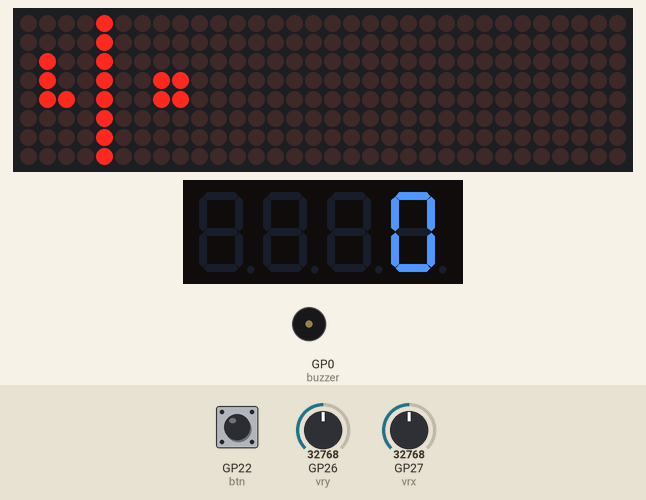
Recording of a program running on a simulated Raspberry Pi Pico running MicroPython. Parts: 32×8 LED matrix, 4-digit seven-segment display, buzzer (waves = sounding, pin HIGH). The inputs (shaded band) are chosen by the test bench; at power-on: GP27 (vrx) = 32768, GP22 (btn) HIGH, GP26 (vry) = 32768 (analog values on the 0–65535 scale). Random numbers come from a fixed seed; which way up the LED matrix modules are mounted is assumed.

Above: at 1.5 s.
1.6 s: GP27 (vrx) set to 61655
At 2.6 s:
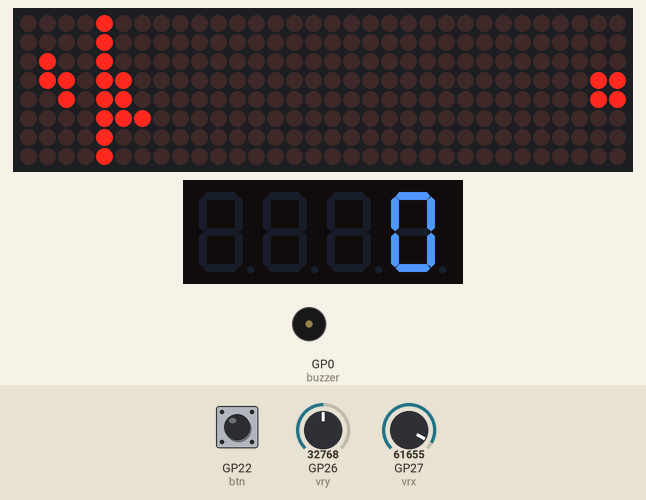
3.7 s: GP22 (btn) pulled LOW for 3.2 s
At 4.21 s:
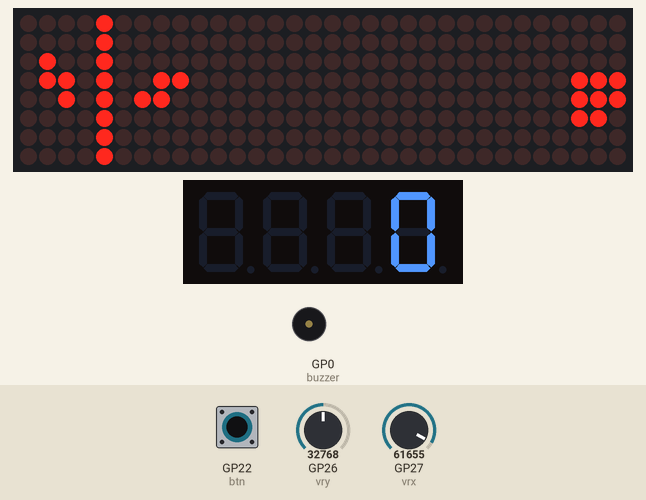
7.5 s: GP22 (btn) pulled LOW for 0.15 s
At 13.7 s:
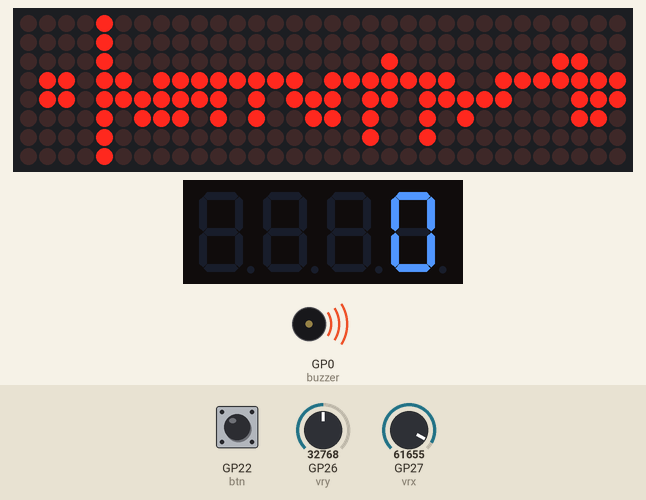
Timing chart, 0 to 14.2 s (numbered marks = the images above; inputs shaded):
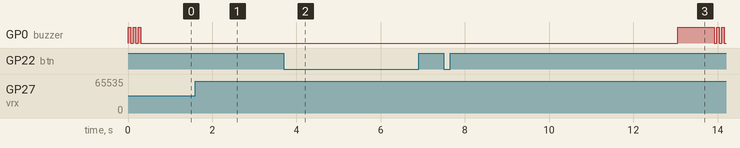

The program:

TETRIS.py
```python
from machine import Pin, SPI, ADC
import time
import random
import max7219
import tm1637

# ================= DISPLAY SETUP =================
spi = SPI(1, baudrate=10000000, sck=Pin(14), mosi=Pin(11))
cs = Pin(13, Pin.OUT)
d = max7219.Matrix8x8(spi, cs, 4)
d.brightness(2)

# ================= HW-069 SCOREBOARD SETUP =================
tm = tm1637.TM1637(clk=Pin(2), dio=Pin(3))
tm.brightness(2)
score = 0
tm.number(score)

# ================= HARDWARE SETUP =================
vrx = ADC(27)
vry = ADC(26)
btn = Pin(22, Pin.IN, Pin.PULL_UP)

buzzer = Pin(0, Pin.OUT)
buzzer.value(0)

W, H = 8, 32 # Game board setup (8 columns x 32 rows)
board = [[0]*W for _ in range(H)]

# ================= THE 7 CLASSIC SHAPES =================
SHAPES = [
    [(0,0), (1,0), (2,0), (3,0)],  # I
    [(0,0), (1,0), (0,1), (1,1)],  # O
    [(-1,0), (0,0), (1,0), (0,1)], # T
    [(0,0), (1,0), (2,0), (0,1)],  # L
    [(0,0), (1,0), (2,0), (2,1)],  # J
    [(0,1), (1,1), (1,0), (2,0)],  # S
    [(0,0), (1,0), (1,1), (2,1)],  # Z
]

# ================= SOUND EFFECTS =================
def play_sound(duration, count=1, delay=0.05):
    for _ in range(count):
        buzzer.value(1)
        time.sleep(duration)
        buzzer.value(0)
        if count > 1:
            time.sleep(delay)

def new_piece():
    shape = random.choice(SHAPES)
    return {"x": 3, "y": 5, "shape": shape}

# Initialize game pieces
piece = new_piece()
next_piece = new_piece()
fall_speed = 400

def collide(px, py, shape):
    for x, y in shape:
        nx, ny = px + x, py + y
        if nx < 0 or nx >= W or ny >= H: return True
        if ny < 5: return True
        if board[ny][nx]: return True
    return False

def lock():
    global piece, next_piece, fall_speed, board, score
    # Stamp current piece onto the play board
    for x, y in piece["shape"]:
        if piece["y"]+y >= 0:
            board[piece["y"]+y][piece["x"]+x] = 1

    # Scan active rows (5 to 31) for complete lines
    full_rows = [y for y in range(5, H) if sum(board[y]) == W]

    if full_rows:
        # ANIMATION: Blink full lines 2 times
        for _ in range(2):
            for y in full_rows: board[y] = [0]*W
            draw()
            time.sleep(0.12)
            for y in full_rows: board[y] = [1]*W
            draw()
            time.sleep(0.12)

        # Shift remaining rows down
        new_board = [row for row in board if sum(row) < W]
        while len(new_board) < H:
            new_board.insert(0, [0]*W)
        board = new_board

        play_sound(duration=0.08, count=2, delay=0.04)

        # Arcade Score System: More rows cleared at once = way more points!
        points_table = [0, 100, 300, 600, 1200]
        cleared_count = min(len(full_rows), 4)
        score += points_table[cleared_count]
        tm.number(score)  # Instantly update HW-069 screen

        # Speed progression (15ms faster per row)
        fall_speed = max(100, fall_speed - (15 * len(full_rows)))

    # Cycle the preview piece into the active game
    piece = next_piece
    next_piece = new_piece()

    # Game over detection
    if collide(piece["x"], piece["y"], piece["shape"]):
        play_sound(duration=0.8, count=1)
        for i in range(H): board[i] = [0]*W
        fall_speed = 400
        score = 0
        tm.number(score)  # Reset scoreboard
        piece = new_piece()
        next_piece = new_piece()
        play_sound(duration=0.06, count=3, delay=0.06)

def draw():
    d.fill(0)

    # 1. DYNAMICALLY CENTERED PREVIEW WINDOW
    shape_coords = next_piece["shape"]
    min_x = min(px for px, py in shape_coords)
    max_x = max(px for px, py in shape_coords)
    min_y = min(py for px, py in shape_coords)
    max_y = max(py for px, py in shape_coords)

    shape_w = max_x - min_x + 1
    shape_h = max_y - min_y + 1

    offset_x = (8 - shape_w) // 2
    offset_y = (4 - shape_h) // 2

    for px, py in shape_coords:
        d.pixel(offset_y + (py - min_y), offset_x + (px - min_x), 1)

    # 2. SEPARATOR DIVIDER LINE (Row 4)
    for x in range(W):
        d.pixel(4, x, 1)

    # 3. STATIC OCCUPIED BLOCKS (Rows 5-31)
    for y in range(5, H):
        for x in range(W):
            if board[y][x]: d.pixel(y, x, 1)

    # 4. ACTIVE FALLING PIECE
    for px, py in piece["shape"]:
        lx, ly = piece["x"] + px, piece["y"] + py
        if 5 <= ly < H and 0 <= lx < W:
            d.pixel(ly, lx, 1)

    d.show()

# Play boot sound
play_sound(duration=0.06, count=3, delay=0.06)

current_intent = "CENTER"
last_fall = time.ticks_ms()

# ================= MAIN GAME LOOP =================
while True:
    vrx.read_u16()
    xval = vrx.read_u16()
    vry.read_u16()
    yval = vry.read_u16()

    # Smart Intent Latch
    if 40000 < xval < 56000 and 40000 < yval < 56000:
        current_intent = "CENTER"
    elif not (xval > 61000 and yval > 61000):
        if xval < 5000:    current_intent = "UP"
        elif xval > 56000: current_intent = "DOWN"
        elif yval < 5000:  current_intent = "LEFT"
        elif yval > 56000: current_intent = "RIGHT"

    # Execute Left/Right shift mechanics
    if current_intent == "LEFT":
        if not collide(piece["x"]-1, piece["y"], piece["shape"]):
            piece["x"] -= 1
            time.sleep(0.12)
    elif current_intent == "RIGHT":
        if not collide(piece["x"]+1, piece["y"], piece["shape"]):
            piece["x"] += 1
            time.sleep(0.12)

    # Rotational input trigger
    if btn.value() == 0:
        rotated = [(y, -x) for x, y in piece["shape"]]
        if not collide(piece["x"], piece["y"], rotated):
            piece["shape"] = rotated
        time.sleep(0.2)

    # Assign game drop speed based on down-press status
    current_speed = 40 if current_intent == "DOWN" else fall_speed

    # Gravity timing tick
    if time.ticks_diff(time.ticks_ms(), last_fall) > current_speed:
        if not collide(piece["x"], piece["y"]+1, piece["shape"]):
            piece["y"] += 1
        else:
            lock()
        last_fall = time.ticks_ms()

    draw()
```
